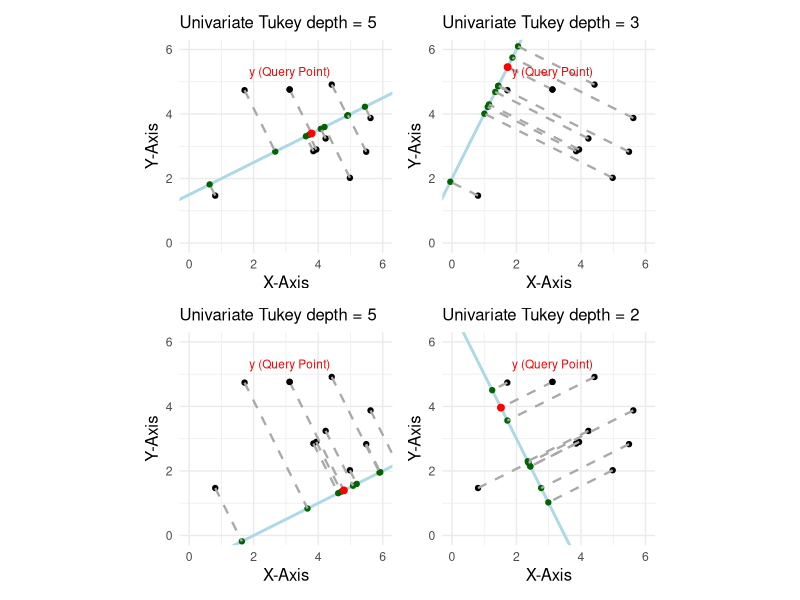
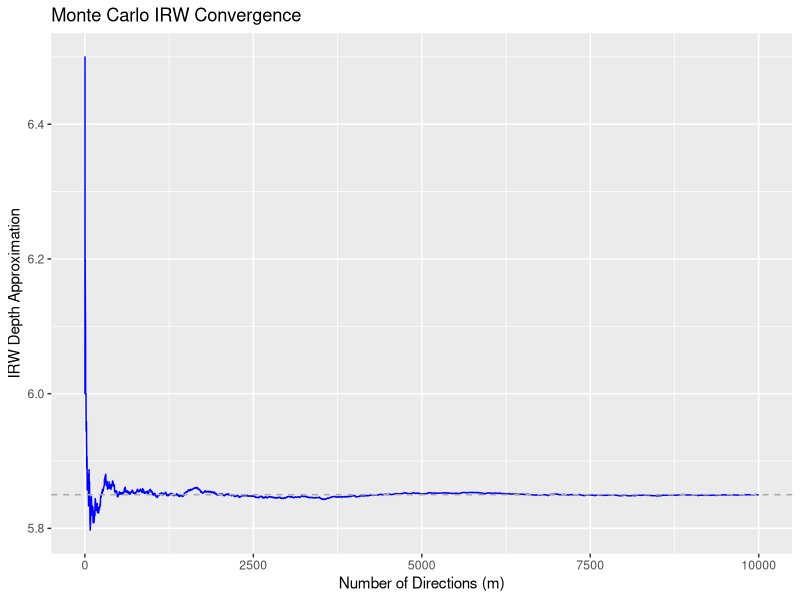

R code for these plots, in order:
## ---- chunk 1
#| echo: false
#| warning: false
#| code-fold: false
#| fig-width: 10
#| fig-height: 10
#| fig-cap: "A simple toy example to help understand how IRW Depth is computed."

# 1. Define the line by two points: A and B
A = c(x = 1, y = 2)
B = c(x = 5, y = 4)

# 2. Create a data frame of random points to project
set.seed(42)
df = data.frame(
  x = runif(10, 0, 6),
  y = runif(10, 1, 5)
)

#query point
target_point1 = data.frame(x=3.1145757, y=4.760058)

#finding projected points using formuala - A + ((u dot v)/(v dot v))*v
v = B - A
vDotv = sum(v*v)

u = data.frame(V1 = df[,1] - A[1], V2 = df[,2]-A[2])

projPoint = data.frame(matrix(NA, nrow = nrow(u), ncol = ncol(u)))

for(i in 1:nrow(u)){
  temp = A + ((sum(u[i,]*v)/vDotv) * v)
  projPoint[i,] = temp
}

target_point2 = data.frame(x=projPoint$X1[6], y=projPoint$X2[6])
library(ggplot2)
library(patchwork)

p1 = ggplot(df) + 
  geom_point(aes(x=df$x, y=df$y), size = 1.5) + 
  geom_abline(slope = 0.5, intercept = 1.5, colour = "lightblue", linewidth = 1) +
  geom_point(aes(x = projPoint$X1, y = projPoint$X2), colour = "darkgreen", size = 1.5)+
  geom_segment(aes(x=df$x, y=df$y, xend = projPoint$X1, yend = projPoint$X2), linetype = "dashed", colour = "darkgrey", linewidth = 0.8) +
  geom_point(data = target_point1, aes(x = target_point1$x, y = target_point1$y), color = "black", size = 1.5) +
  geom_text(data = target_point1, aes(x = target_point1$x, y = target_point1$y, label = "y (Query Point)"), vjust = -1.5, color = "red", size = 3) + 
  geom_point(data = target_point2, aes(x = target_point2$x, y = target_point2$y), color = "red", size = 2) +
  coord_fixed(xlim = c(0,6), ylim = c(0, 6)) +
  theme_minimal() + 
  labs(x = "X-Axis", y = "Y-Axis", size = 2, subtitle = "Univariate Tukey depth = 5") +
  theme(
    plot.subtitle = element_text(size = 12),  
    axis.title = element_text(size = 12)      
  )

#next projection

C = c(x = 0, y = 2)
D = c(x = 2, y = 6)

#finding projected points
v1 = D - C
vDotv1 = sum(v1*v1)

u1 = data.frame(V1 = df[,1] - C[1], V2 = df[,2]-C[2])

projPoint1 = data.frame(matrix(NA, nrow = nrow(u1), ncol = ncol(u1)))

for(i in 1:nrow(u1)){
  temp = C + ((sum(u1[i,]*v1)/vDotv1) * v1)
  projPoint1[i,] = temp
}

target_point21 = data.frame(x=projPoint1$X1[6], y=projPoint1$X2[6])

p2 = ggplot(df) + 
  geom_point(aes(x=df$x, y=df$y), size = 1.5) + 
  geom_abline(slope = 2, intercept = 2, colour = "lightblue", linewidth = 1) +
  geom_point(aes(x = projPoint1$X1, y = projPoint1$X2), colour = "darkgreen", size = 1.5)+
  geom_segment(aes(x=df$x, y=df$y, xend = projPoint1$X1, yend = projPoint1$X2), linetype = "dashed", colour = "darkgrey", linewidth = 0.8) +
  geom_point(data = target_point1, aes(x = target_point1$x, y = target_point1$y), color = "black", size = 1.5) +
  geom_text(data = target_point1, aes(x = target_point1$x, y = target_point1$y, label = "y (Query Point)"), vjust = -1.5, color = "red", size = 3) + 
  geom_point(data = target_point21, aes(x = target_point21$x, y = target_point21$y), color = "red", size = 2) +
  coord_fixed(xlim = c(0,6), ylim = c(0, 6)) +
  theme_minimal() + 
  labs(x = "X-Axis", y = "Y-Axis", size = 2, subtitle = "Univariate Tukey depth = 3") +
  theme(
    plot.subtitle = element_text(size = 12),  
    axis.title = element_text(size = 12)      
  )

#next projection

E = c(x = 0, y = -1)
G = c(x = 4, y = 1)

#finding projected points
v2 = G - E
vDotv2 = sum(v2*v2)

u2 = data.frame(V1 = df[,1] - E[1], V2 = df[,2]-E[2])

projPoint2 = data.frame(matrix(NA, nrow = nrow(u2), ncol = ncol(u2)))

for(i in 1:nrow(u2)){
  temp = E + ((sum(u2[i,]*v2)/vDotv2) * v2)
  projPoint2[i,] = temp
}

target_point22 = data.frame(x=projPoint2$X1[6], y=projPoint2$X2[6])

p3 = ggplot(df) + 
  geom_point(aes(x=df$x, y=df$y), size = 1.5) + 
  geom_abline(slope = 0.5, intercept = -1, colour = "lightblue", linewidth = 1) +
  geom_point(aes(x = projPoint2$X1, y = projPoint2$X2), colour = "darkgreen", size = 1.5)+
  geom_segment(aes(x=df$x, y=df$y, xend = projPoint2$X1, yend = projPoint2$X2), linetype = "dashed", colour = "darkgrey", linewidth = 0.8) +
  geom_point(data = target_point1, aes(x = target_point1$x, y = target_point1$y), color = "black", size = 1.5) +
  geom_text(data = target_point1, aes(x = target_point1$x, y = target_point1$y, label = "y (Query Point)"), vjust = -1.5, color = "red", size = 3) + 
  geom_point(data = target_point22, aes(x = target_point22$x, y = target_point22$y), color = "red", size = 2) +
  coord_fixed(xlim = c(0,6), ylim = c(0, 6)) +
  theme_minimal() + 
  labs(x = "X-Axis", y = "Y-Axis", size = 2, subtitle = "Univariate Tukey depth = 5") +
  theme(
    plot.subtitle = element_text(size = 12),  
    axis.title = element_text(size = 12)      
  )

#next projection

H = c(x = 1, y = 5)
I = c(x = 3, y = 1)

#finding projected points 
v3 = I - H
vDotv3 = sum(v3*v3)

u3 = data.frame(V1 = df[,1] - H[1], V2 = df[,2]-H[2])

projPoint3 = data.frame(matrix(NA, nrow = nrow(u3), ncol = ncol(u3)))

for(i in 1:nrow(u3)){
  temp = H + ((sum(u3[i,]*v3)/vDotv3) * v3)
  projPoint3[i,] = temp
}

target_point23 = data.frame(x=projPoint3$X1[6], y=projPoint3$X2[6])

p4 = ggplot(df) + 
  geom_point(aes(x=df$x, y=df$y), size = 1.5) + 
  geom_abline(slope = -2, intercept = 7, colour = "lightblue", linewidth = 1) +
  geom_point(aes(x = projPoint3$X1, y = projPoint3$X2), colour = "darkgreen", size = 1.5)+
  geom_segment(aes(x=df$x, y=df$y, xend = projPoint3$X1, yend = projPoint3$X2), linetype = "dashed", colour = "darkgrey", linewidth = 0.8) +
  geom_point(data = target_point1, aes(x = target_point1$x, y = target_point1$y), color = "black", size = 1.5) +
  geom_text(data = target_point1, aes(x = target_point1$x, y = target_point1$y, label = "y (Query Point)"), vjust = -1.5, color = "red", size = 3) + 
  geom_point(data = target_point23, aes(x = target_point23$x, y = target_point23$y), color = "red", size = 2) +
  coord_fixed(xlim = c(0,6), ylim = c(0, 6)) +
  theme_minimal() + 
  labs(x = "X-Axis", y = "Y-Axis", size = 2, subtitle = "Univariate Tukey depth = 2") +
  theme(
    plot.subtitle = element_text(size = 12),  
    axis.title = element_text(size = 12)      
  )

p1 + p2 + p3 + p4 + plot_layout(ncol = 2, nrow = 2)
## ---- chunk 2
#| echo: false
#| warning: false
#| code-fold: false
#| fig-cap: "Monte Carlo Approximation of IRW Converging to the exact IRW Depth."

library(ggplot2)
set.seed(74685549)

# setup the 2d dataset
rows = seq(1, nrow(mtcars), by = 2) 
df = mtcars[rows, c(1,6)]
targetPoint = c(20.5, 3.1)

#a function to calculate the projected point
calcProjection = function(point, theta) {
  return((point[1]*cos(theta)) + (point[2]*sin(theta)))
}

#generate random directions
m = 10000
thetas = runif(m, 0, 2*pi)
univarDepth = numeric(m)

for(j in 1:m){
  targetProjection = calcProjection(targetPoint, thetas[j])
  projection = calcProjection(df[,], thetas[j])
  
  lessThan = sum(projection < targetProjection)
  greaterThan = sum(projection >= targetProjection)
  univarDepth[j] = min(lessThan, greaterThan)
}

# cumsum(univarDepth) gives the running sum.
# (1:m) gives the denominator (1, 2, 3... 5000)
running_average = cumsum(univarDepth) / (1:m)

directionsVsDepth = data.frame(x = 1:m, y = running_average)

ggplot(directionsVsDepth, aes(x = x, y = y)) +
  geom_line(color = "blue") + 
  geom_hline(yintercept = 5.85, color = "darkgrey", linetype = "dashed")+
  labs(x = "Number of Directions (m)", 
       y = "IRW Depth Approximation",
       title = "Monte Carlo IRW Convergence")
